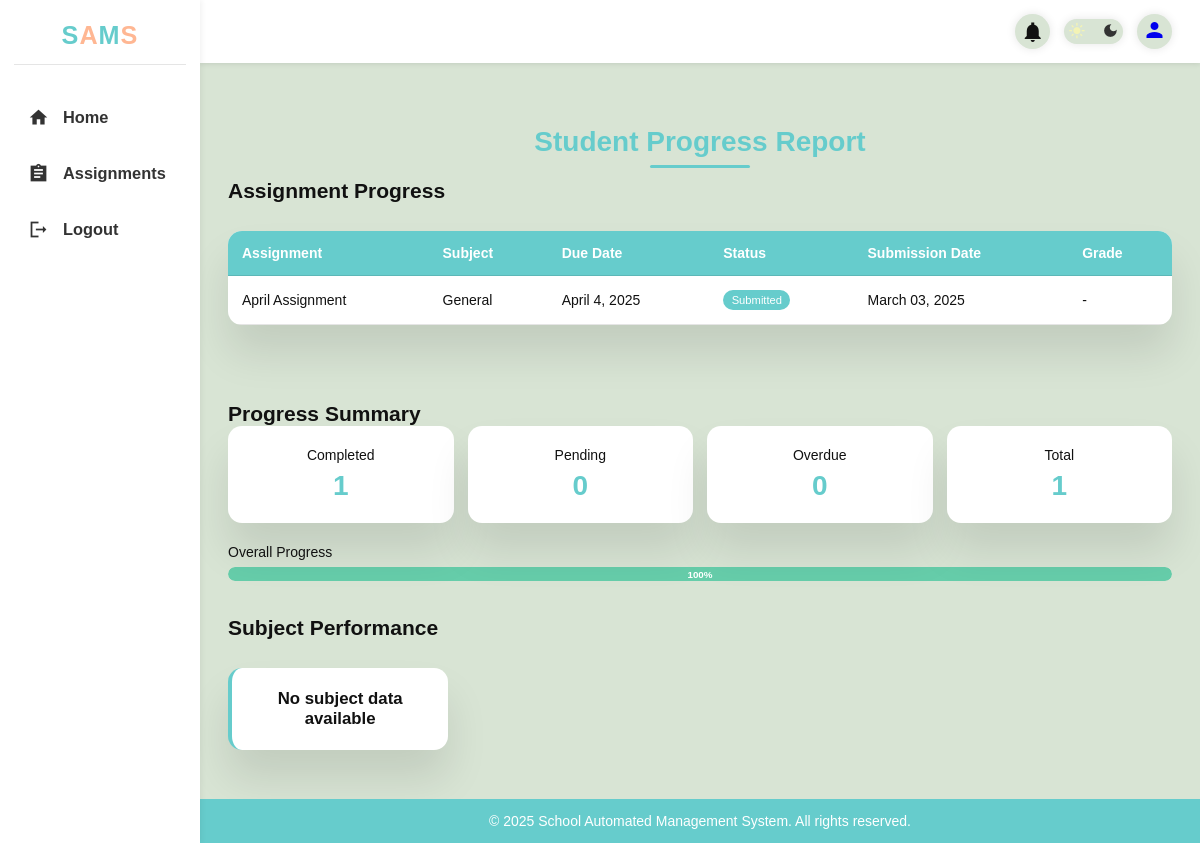
The page /authenticated/parent/student/progress (signed in) on the database as committed earlier.
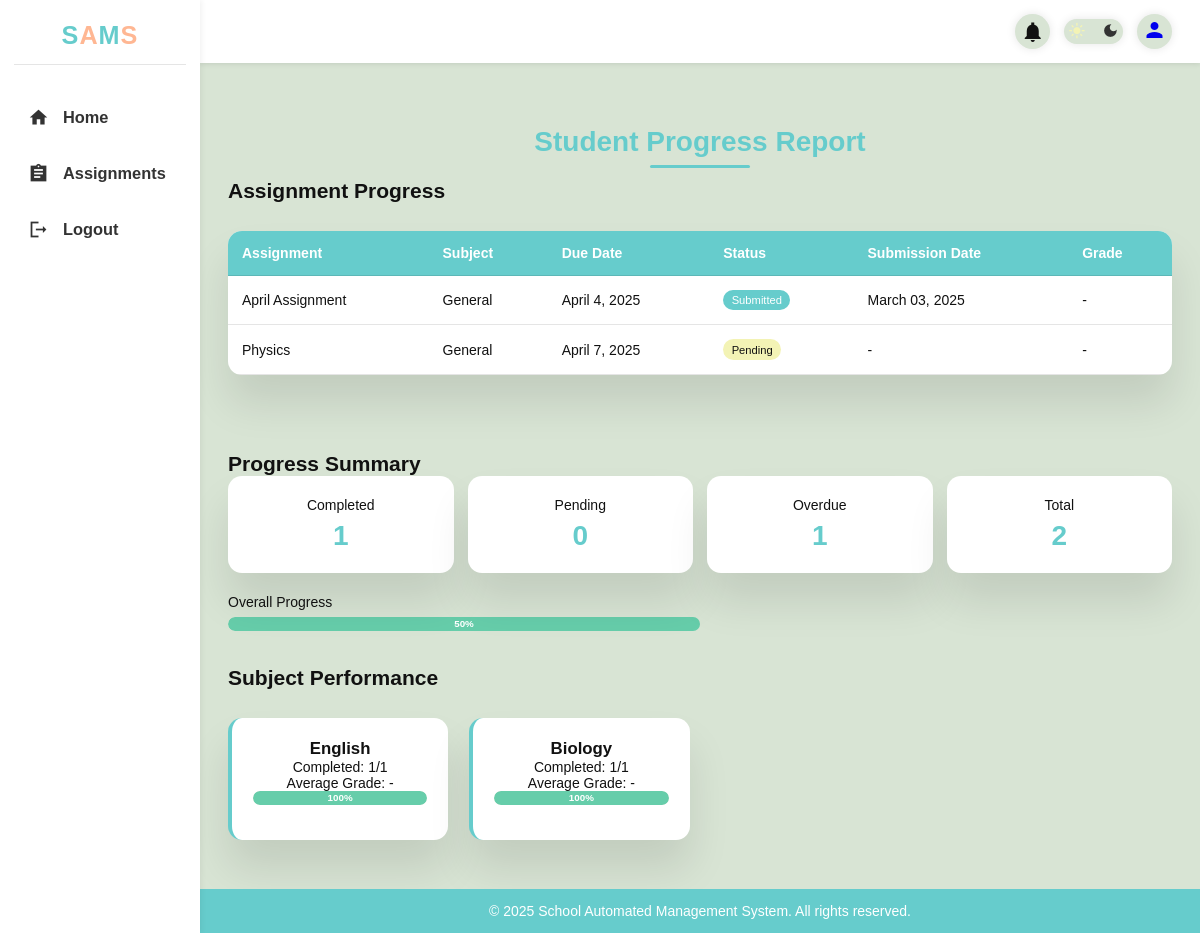
The same page on the database as committed later.
### core/models.py (models this page shows, shortened)
class Assignments(models.Model):
    name = models.CharField(max_length=50)
    description = models.CharField(max_length=150)
    due_date = models.DateField(default=timezone.now)
    file_name = models.FileField(upload_to='assignments/', max_length=100)
    createDate=models.DateField(max_length=100, null=True)

class AssignmentSubmission(models.Model):
    student = models.ForeignKey(StudentProfile, on_delete=models.CASCADE, related_name='submissions', null=True)
    assignment = models.ForeignKey(Assignments, on_delete=models.CASCADE, related_name='student_submissions')
    submission_file = models.FileField(upload_to='submissions/%Y/%m/%d/', blank=True, null=True)
    answer_text = models.TextField(blank=True, null=True)
    submitted_at = models.DateTimeField(default=timezone.now)
    last_modified = models.DateTimeField(auto_now=True)
    status = models.CharField(
        max_length=20,
        choices=[
            ('draft', 'Draft'),
            ('submitted', 'Submitted'),
            ('late', 'Late Submission'),
            ('graded', 'Graded')
        ],
        default='draft'
    )
    grade = models.DecimalField(max_digits=5, decimal_places=2, null=True, blank=True)
    teacher_feedback = models.TextField(blank=True)
    class Meta:
        unique_together = ['student', 'assignment']
        ordering = ['-submitted_at']

### members/models.py (models this page shows, shortened)
class Subjects(models.Model):
    SUBJECTS = (
        ('Mathematics'),
        ('English'),
        ('Kiswahili'),
        ('Chemistry'),
        ('Biology'),
        ('Physics'),
        ('Business'),
        ('Computer'),
        ('Geography'),
        ('History'),
        ('Christian Religious Education')
    )
    name = models.CharField(max_length=50, unique=True)

### core/views.py (the view, shortened to what this page needs)
# urls.py: path('parent/student/progress', views.progress, name='progress')
@login_required
def progress(request):
    context = {}
    if request.user.is_parent:
        try:
            parent_profile = ParentProfile.objects.get(user=request.user)
            student_profiles = parent_profile.students_adm.all() # Change Here
            print(f"Parent: {parent_profile}")
            print(f"Students: {student_profiles}")
            context['student_profile'] = student_profiles
            if 'student_id' in request.GET:
                student_id = request.GET['student_id']
                try:
                    selected_student = student_profiles.get(student_id=student_id)
                    print(f"Selected Student: {selected_student}")
                    return get_student_progress(request, selected_student, context)
                except StudentProfile.DoesNotExist:
                    messages.error(request, "Student not found.")
        except ParentProfile.DoesNotExist:
            messages.error(request, "Parent profile not found.")
    elif request.user.is_student:
        try:
            student_profile = StudentProfile.objects.get(user=request.user)
            context['student_profile'] = [student_profile]  # Wrap in list for consistent template handling
            return get_student_progress(request, student_profile, context)
        except StudentProfile.DoesNotExist:
            messages.error(request, "Student profile not found.")
    return render(request, 'UI/progress.html', context)

### core/templatetags/custom_filters.py (called while the page is built)
@register.filter
def get_item(dictionary, key):
    return dictionary.get(key)

@register.filter
def get_attr(obj, attr):
    return getattr(obj, attr, '')

### core/templates/UI/progress.html (shortened to what the changed rows need)
{% extends 'base.html' %}
{% load custom_filters %}
{% load static %}
{% block content %}
  <main>
    <h1>Student Progress Report</h1>
    {% if not student_profile %}
      <div class="error-message">
        <span class="error-icon">⚠️</span>
        <p>No student profiles found. Please contact an administrator.</p>
      </div>
    {% else %}
      <div class="container">
        <div class="progress-section">
          <h2>Assignment Progress</h2>
          <table>
            <thead>
              <tr>
                <th>Assignment</th>
                <th>Subject</th>
                <th>Due Date</th>
                <th>Status</th>
                <th>Submission Date</th>
                <th>Grade</th>
              </tr>
            </thead>
            <tbody>
              {% for assignment in assignments %}
                <tr>
                  <td>{{ assignment.name }}</td>
                  <td>{% if assignment.subject %}{{ assignment.subject }}{% else %}General{% endif %}</td>
                  <td>{{ assignment.due_date }}</td>
                  <td>
                    {% if assignment.id in submissions %}
                      {% with sub=submissions|get_item:assignment.id %}
                        {% if sub.status == 'submitted' %}
                          <span class="status-badge submitted">Submitted</span>
                        {% elif sub.status == 'graded' %}
                          <span class="status-badge graded">Graded</span>
                        {% elif sub.status == 'late' %}
                          <span class="status-badge late">Late</span>
                        {% endif %}
                      {% endwith %}
                    {% else %}
                      {% if assignment.due_date < current_date %}
                        <span class="status-badge overdue">Overdue</span>
                      {% else %}
                        <span class="status-badge pending">Pending</span>
                      {% endif %}
                    {% endif %}
                  </td>
                  <td>
                    {% if assignment.id in submissions %}
                      {{ submissions|get_item:assignment.id|get_attr:"submitted_at"|date:"F d, Y" }}
                    {% else %}
                      -
                    {% endif %}
                  </td>
                  <td>
                    {% if assignment.id in submissions and submissions|get_item:assignment.id|get_attr:"grade" %}
                      {{ submissions|get_item:assignment.id|get_attr:"grade" }}
                    {% else %}
                      -
                    {% endif %}
                  </td>
                </tr>
              {% empty %}
                <tr>
                  <td colspan="6" class="text-center">No assignments found</td>
                </tr>
              {% endfor %}
            </tbody>
          </table>
        </div>
        <div class="progress-summary">
          <h2>Progress Summary</h2>
          <div class="summary-cards">
            <div class="summary-card">
              <div class="summary-title">Completed</div>
              <div class="summary-value">{{ completed_count }}</div>
            </div>
            <div class="summary-card">
              <div class="summary-title">Pending</div>
              <div class="summary-value">{{ pending_count }}</div>
            </div>
            <div class="summary-card">
              <div class="summary-title">Overdue</div>
              <div class="summary-value">{{ overdue_count }}</div>
            </div>
            <div class="summary-card">
              <div class="summary-title">Total</div>
              <div class="summary-value">{{ total_count }}</div>
            </div>
          </div>
          <div class="progress-bar-container">
            <div class="progress-label">Overall Progress</div>
            <div class="progress-bar">
              <div class="progress-value" style="width: {{ completion_percentage }}%;">
                {{ completion_percentage }}%
              </div>
            </div>
          </div>
        </div>
        <div class="subjects-breakdown">
          <h2>Subject Performance</h2>
          <div class="subjects">
            {% for subject in subject_performance %}
              <div class="eg">
                <h3>{{ subject.name }}</h3>
                <p>Completed: {{ subject.completed }}/{{ subject.total }}</p>
                <p>Average Grade: {{ subject.average_grade|default:"-" }}</p>
                <div class="progress-bar">
                  <div class="progress-value" style="width: {{ subject.percentage }}%;">
                    {{ subject.percentage }}%
                  </div>
                </div>
              </div>
            {% empty %}
              <div class="eg">
                <h3>No subject data available</h3>
              </div>
            {% endfor %}
          </div>
        </div>
      </div>
    {% endif %}
  </main>
{% endblock content %}

Rows that differ between the two databases and show on the page:
added Assignments: name "Physics", due_date "April 7, 2025", shows "Pending"
now on this page (row unchanged): Subjects: name "English"
now on this page (row unchanged): Subjects: name "Biology"
Other text that changed with them:
{{ overdue_count }}: "0" → "1"
{{ total_count }}: "1" → "2"
{{ completion_percentage }}: 100 → 50 (drawn)
{{ completion_percentage }}: "100" → "50"
new list line: "Completed: 1 / 1 Average Grade: - 100 %"
text no longer shown: "No subject data available"
